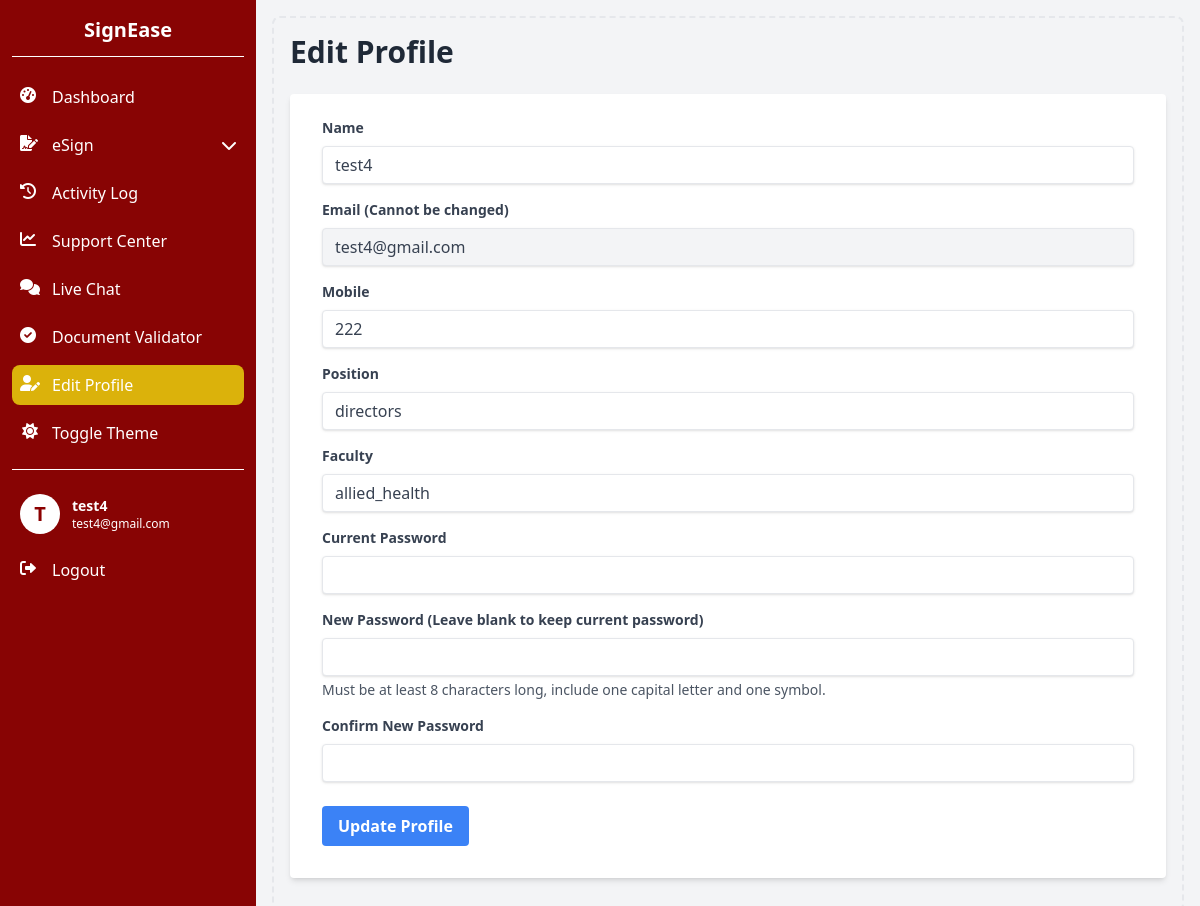
The app's page /edit_profile.php (signed in) with its own data.
### tables this page shows
CREATE TABLE `users` (
  `id` int(11) NOT NULL,
  `username` varchar(50) NOT NULL,
  `email` varchar(100) NOT NULL,
  `password` varchar(255) NOT NULL,
  `nic` varchar(12) NOT NULL,
  `position` varchar(255) NOT NULL,
  `faculty` varchar(255) NOT NULL,
  `mobile` varchar(15) NOT NULL,
  `name` varchar(255) NOT NULL,
  `employee_number` varchar(100) DEFAULT NULL,
  `role` enum('admin','user') NOT NULL DEFAULT 'user',
  `status` enum('pending','approved') NOT NULL DEFAULT 'pending',
  `created_at` timestamp NOT NULL DEFAULT current_timestamp()
);

### edit_profile.php (the view, shortened to what this page needs)
<?php
include 'sidebar.php';
$user_id = $_SESSION['user_id'];
$stmt = $conn->prepare("SELECT name, email, mobile, position, faculty FROM users WHERE id = ?");
$stmt->bind_param("i", $user_id);
$stmt->execute();
$result = $stmt->get_result();
$user = $result->fetch_assoc();
?>
<!DOCTYPE html>
<html lang="en">
<head>
    <script src="https://cdn.tailwindcss.com"></script>
    <link href="https://cdnjs.cloudflare.com/ajax/libs/font-awesome/6.0.0-beta3/css/all.min.css" rel="stylesheet">
</head>
<body class="bg-gray-100 dark:bg-gray-900">
    <div class="p-4 sm:ml-64">
        <div class="p-4 border-2 border-gray-200 border-dashed rounded-lg dark:border-gray-700">
            <h1 class="text-3xl font-bold mb-6 text-gray-800 dark:text-white">Edit Profile</h1>
            <form method="POST" class="bg-white dark:bg-gray-800 shadow-md rounded px-8 pt-6 pb-8 mb-4">
                <div class="mb-4">
                    <label class="block text-gray-700 dark:text-gray-300 text-sm font-bold mb-2" for="name">
                        Name
                    </label>
                    <input class="shadow appearance-none border rounded w-full py-2 px-3 text-gray-700 dark:text-gray-300 dark:bg-gray-700 leading-tight focus:outline-none focus:shadow-outline" id="name" type="text" name="name" value="<?php echo htmlspecialchars($user['name']); ?>" required>
                </div>
                <div class="mb-4">
                    <label class="block text-gray-700 dark:text-gray-300 text-sm font-bold mb-2" for="email">
                        Email (Cannot be changed)
                    </label>
                    <input class="shadow appearance-none border rounded w-full py-2 px-3 text-gray-700 dark:text-gray-300 dark:bg-gray-700 leading-tight focus:outline-none focus:shadow-outline bg-gray-100 dark:bg-gray-600" id="email" type="email" value="<?php echo htmlspecialchars($user['email']); ?>" disabled>
                </div>
                <div class="mb-4">
                    <label class="block text-gray-700 dark:text-gray-300 text-sm font-bold mb-2" for="mobile">
                        Mobile
                    </label>
                    <input class="shadow appearance-none border rounded w-full py-2 px-3 text-gray-700 dark:text-gray-300 dark:bg-gray-700 leading-tight focus:outline-none focus:shadow-outline" id="mobile" type="tel" name="mobile" value="<?php echo htmlspecialchars($user['mobile']); ?>" required>
                </div>
                <div class="mb-4">
                    <label class="block text-gray-700 dark:text-gray-300 text-sm font-bold mb-2" for="position">
                        Position
                    </label>
                    <input class="shadow appearance-none border rounded w-full py-2 px-3 text-gray-700 dark:text-gray-300 dark:bg-gray-700 leading-tight focus:outline-none focus:shadow-outline" id="position" type="text" name="position" value="<?php echo htmlspecialchars($user['position']); ?>" required>
                </div>
                <div class="mb-4">
                    <label class="block text-gray-700 dark:text-gray-300 text-sm font-bold mb-2" for="faculty">
                        Faculty
                    </label>
                    <input class="shadow appearance-none border rounded w-full py-2 px-3 text-gray-700 dark:text-gray-300 dark:bg-gray-700 leading-tight focus:outline-none focus:shadow-outline" id="faculty" type="text" name="faculty" value="<?php echo htmlspecialchars($user['faculty']); ?>" required>
                </div>
                <div class="mb-4">
                    <label class="block text-gray-700 dark:text-gray-300 text-sm font-bold mb-2" for="current_password">
                        Current Password
                    </label>
                    <input class="shadow appearance-none border rounded w-full py-2 px-3 text-gray-700 dark:text-gray-300 dark:bg-gray-700 leading-tight focus:outline-none focus:shadow-outline" id="current_password" type="password" name="current_password" required>
                </div>
                <div class="mb-4">
                    <label class="block text-gray-700 dark:text-gray-300 text-sm font-bold mb-2" for="new_password">
                        New Password (Leave blank to keep current password)
                    </label>
                    <input class="shadow appearance-none border rounded w-full py-2 px-3 text-gray-700 dark:text-gray-300 dark:bg-gray-700 leading-tight focus:outline-none focus:shadow-outline" id="new_password" type="password" name="new_password">
                    <p class="text-sm text-gray-600 dark:text-gray-400 mt-1">Must be at least 8 characters long, include one capital letter and one symbol.</p>
                </div>
                <div class="mb-6">
                    <label class="block text-gray-700 dark:text-gray-300 text-sm font-bold mb-2" for="confirm_password">
                        Confirm New Password
                    </label>
                    <input class="shadow appearance-none border rounded w-full py-2 px-3 text-gray-700 dark:text-gray-300 dark:bg-gray-700 leading-tight focus:outline-none focus:shadow-outline" id="confirm_password" type="password" name="confirm_password">
                </div>
                <div class="flex items-center justify-between">
                    <button class="bg-blue-500 hover:bg-blue-700 text-white font-bold py-2 px-4 rounded focus:outline-none focus:shadow-outline dark:bg-blue-600 dark:hover:bg-blue-800" type="submit">
                        Update Profile
                    </button>
                </div>
            </form>
        </div>
    </div>
</body>
</html>

### sidebar.php (shortened to what this page needs)
<?php
include 'session.php';
$stmt = $conn->prepare("SELECT name, email, role FROM users WHERE id = ?");
$stmt->bind_param("i", $_SESSION['user_id']);
$stmt->execute();
$result = $stmt->get_result();
$user = $result->fetch_assoc();
function getDocumentsToSignCount($userId) {
    global $conn;
    $stmt = $conn->prepare("SELECT COUNT(*) FROM documents WHERE recipient_id = ? AND status = 'sent'");
    $stmt->bind_param("i", $userId);
    $stmt->execute();
    $result = $stmt->get_result();
    $count = $result->fetch_row()[0];
    return $count;
}
function getUnreadMessagesCount($userId) {
    global $conn;
    $stmt = $conn->prepare("SELECT COUNT(*) FROM messages WHERE receiver_id = ? AND `read` = 0");
    $stmt->bind_param("i", $userId);
    $stmt->execute();
    $result = $stmt->get_result();
    $count = $result->fetch_row()[0];
    return $count;
}
$documentsToSignCount = getDocumentsToSignCount($_SESSION['user_id']);
$unreadMessagesCount = getUnreadMessagesCount($_SESSION['user_id']);
$sharedMenuItems = [
    ['url' => 'dashboard.php', 'icon' => 'fas fa-tachometer-alt', 'text' => 'Dashboard'],
    ['url' => '#', 'icon' => 'fas fa-file-signature', 'text' => 'eSign', 'submenu' => [
        ['url' => 'upload_documents.php', 'text' => 'Document Upload'],
        ['url' => 'documents_to_sign.php', 'text' => 'Documents to Sign', 'badge' => $documentsToSignCount],
    ]],
    ['url' => 'activity_log.php', 'icon' => 'fas fa-history', 'text' => 'Activity Log'],
    ['url' => 'insights_hub.php', 'icon' => 'fas fa-chart-line', 'text' => 'Support Center'],
    ['url' => 'chat.php', 'icon' => 'fas fa-comments', 'text' => 'Live Chat', 'badge' => $unreadMessagesCount],
    ['url' => 'validator.php', 'icon' => 'fas fa-check-circle', 'text' => 'Document Validator'],
];
$menuItems = $sharedMenuItems;
$menuItems[] = ['url' => 'edit_profile.php', 'icon' => 'fas fa-user-edit', 'text' => 'Edit Profile'];
function renderMenuItem($item, $isAdmin) {
    $currentPage = basename($_SERVER['PHP_SELF']);
    $isActive = basename($item['url']) === $currentPage;
    $submenuHtml = '';
    if (isset($item['submenu'])) {
        $submenuHtml .= '<ul class="ml-4 mt-2 space-y-2 hidden submenu">';
        foreach ($item['submenu'] as $subitem) {
            $isSubActive = basename($subitem['url']) === $currentPage;
            $activeSubClass = $isSubActive ? 'bg-sidebar-hover' : '';
            $badgeHtml = isset($subitem['badge']) && $subitem['badge'] > 0 ? '<span class="inline-flex items-center justify-center w-5 h-5 ml-2 text-xs font-semibold text-white bg-red-500 rounded-full">' . $subitem['badge'] . '</span>' : '';
            $submenuHtml .= '<li><a href="' . $subitem['url'] . '" class="flex items-center p-2 text-white rounded-lg hover:bg-sidebar-hover group ' . $activeSubClass . '">' . $subitem['text'] . $badgeHtml . '</a></li>';
        }
        $submenuHtml .= '</ul>';
    }
    $adminClass = $isAdmin ? 'border-l-4 border-sidebar-text pl-3' : '';
    $dropdownClass = isset($item['submenu']) ? 'dropdown-toggle' : '';
    $activeClass = $isActive ? 'bg-sidebar-hover text-white' : '';
    $badgeHtml = isset($item['badge']) && $item['badge'] > 0 ? '<span class="inline-flex items-center justify-center w-5 h-5 ml-2 text-xs font-semibold text-white bg-red-500 rounded-full">' . $item['badge'] . '</span>' : '';
    return '
    <li>
        <a href="' . $item['url'] . '" class="flex items-center p-2 text-white rounded-lg hover:bg-sidebar-hover group ' . $adminClass . ' ' . $dropdownClass . ' ' . $activeClass . '">
            <i class="' . $item['icon'] . ' w-5 h-5 text-sidebar-text group-hover:text-sidebar-text ' . ($isActive ? 'text-white' : '') . '"></i>
            <span class="ml-3">' . $item['text'] . '</span>
            ' . $badgeHtml . '
            ' . (isset($item['submenu']) ? '<i class="fas fa-chevron-down ml-auto text-sidebar-text group-hover:text-sidebar-text transition-transform duration-200"></i>' : '') . '
        </a>
        ' . $submenuHtml . '
    </li>';
}
?>
<!DOCTYPE html>
<html lang="en">
<head>
    <script src="https://cdn.tailwindcss.com"></script>
    <link href="https://cdnjs.cloudflare.com/ajax/libs/font-awesome/6.0.0-beta3/css/all.min.css" rel="stylesheet">
</head>
<body class="bg-gray-100 dark:bg-gray-900">
    <div id="sidebar" class="fixed top-0 left-0 z-40 w-64 h-screen transition-transform -translate-x-full sm:translate-x-0">
        <div class="h-full px-3 py-4 overflow-y-auto bg-sidebar-bg text-sidebar-text">
            <div class="flex flex-col items-center justify-center mb-5 pb-3 border-b border-sidebar-text">
                <?php if ($user['role'] === 'admin'): ?>
                    <div class="w-16 h-16 bg-white rounded-full flex items-center justify-center mb-2">
                        <i class="fas fa-user-shield text-3xl text-primary"></i>
                    </div>
                    <span class="text-xl font-bold text-white">SignEase Admin</span>
                <?php else: ?>
                    <span class="text-xl font-semibold text-white">SignEase</span>
                <?php endif; ?>
            </div>
            <ul class="space-y-2 font-medium">
                <?php
                foreach ($menuItems as $item) {
                    echo renderMenuItem($item, $user['role'] === 'admin');
                }
                ?>
                <li>
                    <button id="themeToggle" class="flex items-center w-full p-2 text-sidebar-text rounded-lg hover:bg-sidebar-hover group">
                        <i id="themeIcon" class="fas fa-sun w-5 h-5 text-sidebar-text transition duration-75 group-hover:text-sidebar-text"></i>
                        <span class="ml-3">Toggle Theme</span>
                    </button>
                </li>
            </ul>
            <div class="pt-4 mt-4 space-y-2 font-medium border-t border-sidebar-text">
                <div id="userProfileTrigger" class="flex items-center p-2 text-white cursor-pointer hover:bg-sidebar-hover rounded-lg">
                    <div class="flex-shrink-0">
                        <div class="w-10 h-10 rounded-full bg-white flex items-center justify-center">
                            <span class="text-xl font-semibold text-primary"><?php echo strtoupper(substr($user['name'], 0, 1)); ?></span>
                        </div>
                    </div>
                    <div class="ml-3">
                        <p class="text-sm font-semibold"><?php echo htmlspecialchars($user['name']); ?></p>
                        <p class="text-xs text-white"><?php echo htmlspecialchars($user['email']); ?></p>
                    </div>
                </div>
                <a href="logout.php" class="flex items-center p-2 text-white rounded-lg hover:bg-sidebar-hover group">
                    <i class="fas fa-sign-out-alt w-5 h-5 text-sidebar-text group-hover:text-sidebar-text"></i>
                    <span class="ml-3">Logout</span>
                </a>
            </div>
        </div>
    </div>
</body>
</html>

### edit_profile.php (style rules this page uses)
* { transition: background-color 0.3s ease, color 0.3s ease, border-color 0.3s ease; }

### records on screen
users: name "T", name "test4", email "test4@gmail.com", mobile "222", position "directors", faculty "allied_health"

### other values on screen
$item['text'] "Dashboard"
$item['text'] "eSign"
$item['text'] "Activity Log"
$item['text'] "Support Center"
$item['text'] "Live Chat"
$item['text'] "Document Validator"
$item['text'] "Edit Profile"
